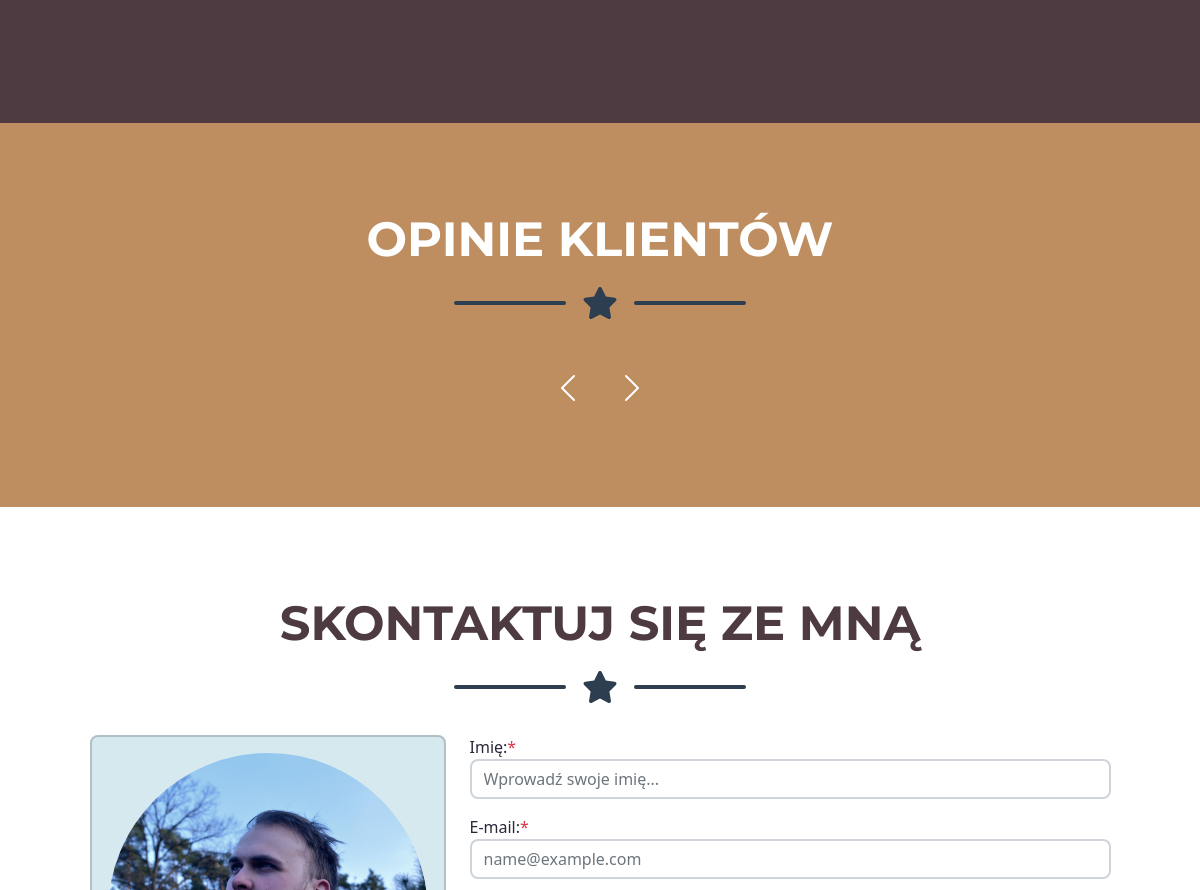
/ (middle part), run on an earlier commit of the app's database.
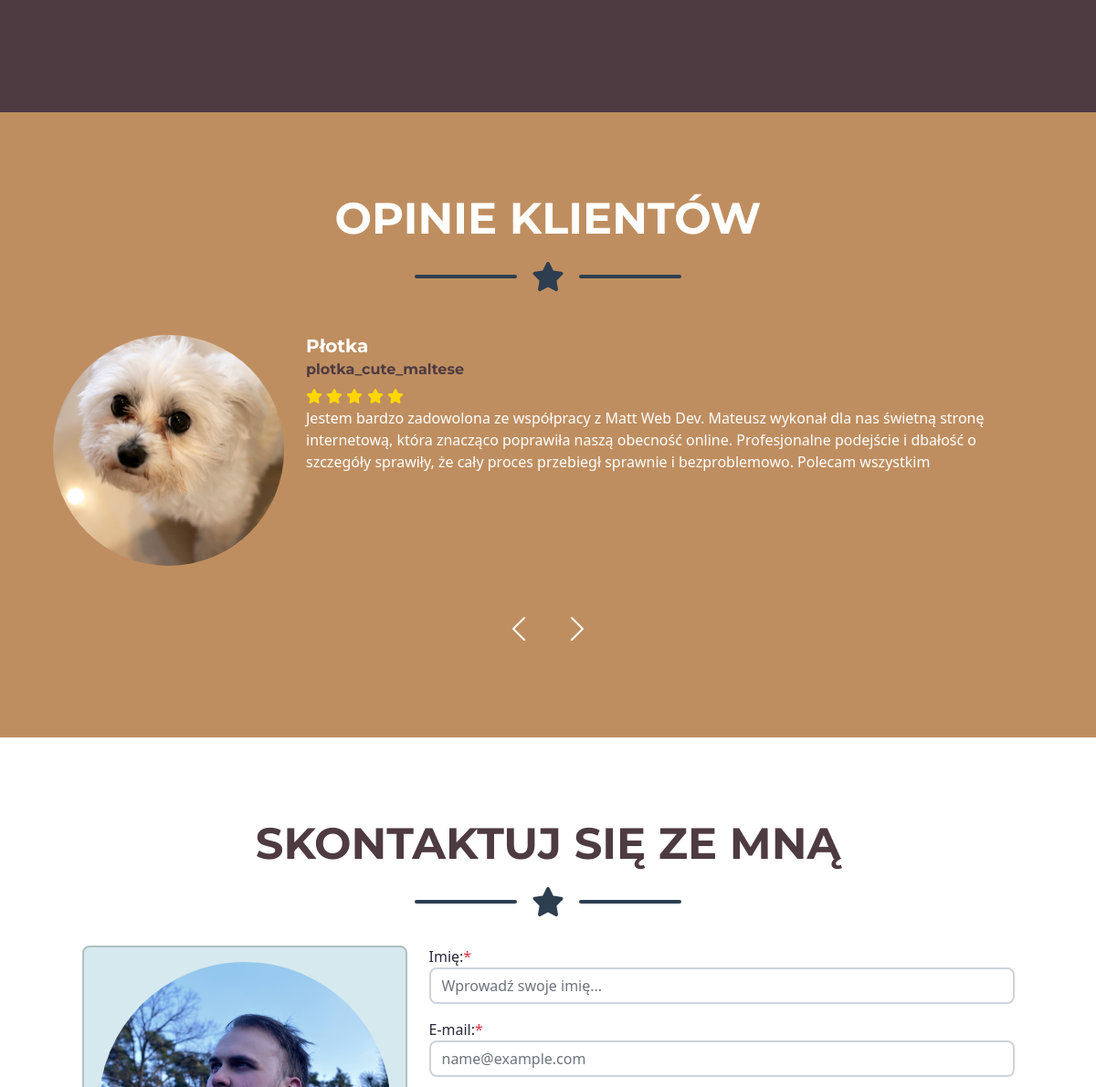
And on a later commit of the database.
### homepage/models.py (models this page shows, shortened)
class Testimonial(models.Model):
    name = models.CharField(max_length=100)
    company = models.CharField(max_length=100)
    image = models.ImageField(upload_to='testimonials/')
    content = models.TextField()

### homepage/views.py (the view)
# urls.py: path('', views.index, name='index'),
def index(request):
    testimonials = Testimonial.objects.all()
    if request.method == 'POST':
        form = ContactForm(request.POST)
        if form.is_valid():
            form.save()
            messages.success(request, 'Formularz został pomyślnie wysłany!')
            return redirect(f"{reverse('index')}#contact")
        else:
            messages.error(request, 'Wystąpił błąd w formularzu. Sprawdź dane i spróbuj ponownie.')
            return redirect(f"{reverse('index')}#contact")
    else:
        form = ContactForm()
    context = {
        'testimonials': testimonials,
        'form': form
    }
    return render(request, 'index.html', context)

### homepage/forms.py
class ContactForm(forms.ModelForm):
    class Meta:
        model = Contact
        fields = ['name', 'email', 'phone', 'company', 'message']  # Dodane pole company
        widgets = {
            'name': forms.TextInput(attrs={'class': 'form-control', 'placeholder': 'Wprowadź swoje imię...'}),
            'email': forms.EmailInput(attrs={'class': 'form-control', 'placeholder': 'name@example.com'}),
            'phone': forms.TextInput(attrs={'class': 'form-control', 'placeholder': '+48 123 456 789', 'maxlength': '9'}),
            'company': forms.TextInput(attrs={'class': 'form-control', 'placeholder': 'Wprowadź nazwę firmy...'}),  # Widget dla pola company
            'message': forms.Textarea(attrs={'class': 'form-control', 'placeholder': 'Wprowadź swoją wiadomość...', 'style': 'height: 10rem'}),
        }
        labels = {
            'name': 'Imię:',
            'email': 'E-mail:',
            'phone': 'Numer telefonu:',
            'company': 'Firma:',  # Etykieta dla pola company
            'message': 'Wiadomość:',
        }

### homepage/templates/index.html (shortened to what this page needs)
{% extends "base.html" %}
{% load static %}
{% block content %}
            <section class="page-section bg-secondary  portfolio" id="portfolio">
                <div class="container">
                    <div class="row justify-content-center">
                    </div>
                </div>
            </section>
            <section class="page-section bg-primary text-white mb-0" id="testimonials">
                <div class="container">
                    <h2 class="page-section-heading text-center text-uppercase text-white">Opinie Klientów</h2>
                    <div class="divider-custom">
                        <div class="divider-custom-line"></div>
                        <div class="divider-custom-icon"><i class="fas fa-star"></i></div>
                        <div class="divider-custom-line"></div>
                    </div>
                    <div id="testimonialCarousel" class="carousel slide" data-bs-ride="carousel">
                        <div class="carousel-inner">
                            {% for testimonial in testimonials %}
                            <div class="carousel-item {% if forloop.first %}active{% endif %}">
                                <div class="card no-border text-dark mb-3">
                                    <div class="card-body">
                                        <div class="row">
                                            <div class="col-md-3 d-flex align-items-center justify-content-center">
                                                <img src="{{ testimonial.image.url }}" class="img-fluid rounded-circle testimonial-image" alt="{{ testimonial.name }}">
                                            </div>
                                            <div class="col-md-9">
                                                <h5 class="card-title text-white">{{ testimonial.name }}</h5>
                                                <h6 class="card-subtitle mb-2 text-secondary">{{ testimonial.company }}</h6>
                                                <div class="stars">
                                                    <i class="fas fa-star"></i>
                                                    <i class="fas fa-star"></i>
                                                    <i class="fas fa-star"></i>
                                                    <i class="fas fa-star"></i>
                                                    <i class="fas fa-star"></i>
                                                </div>
                                                <p class="card-text text-white">{{ testimonial.content }}</p>
                                            </div>
                                        </div>
                                    </div>
                                </div>
                            </div>
                            {% endfor %}
                        </div>
                        <div class="carousel-controls text-center">
                            <button class="carousel-control-prev" type="button" data-bs-target="#testimonialCarousel" data-bs-slide="prev">
                                <span class="carousel-control-prev-icon" aria-hidden="true"></span>
                            </button>
                            <button class="carousel-control-next" type="button" data-bs-target="#testimonialCarousel" data-bs-slide="next">
                                <span class="carousel-control-next-icon" aria-hidden="true"></span>
                            </button>
                        </div>
                    </div>
                </div>
            </section>
<section class="page-section" id="contact">
    <div class="container">
        <h2 class="page-section-heading text-center text-uppercase text-secondary mb-0">Skontaktuj się ze mną</h2>
        <div class="divider-custom">
            <div class="divider-custom-line"></div>
            <div class="divider-custom-icon"><i class="fas fa-star"></i></div>
            <div class="divider-custom-line"></div>
        </div>
        <div class="row justify-content-center">
            <div class="col-lg-4">
                <div class="card bg-matt mb-3">
                    <div class="card-body text-center">
                        <img src="{% static 'assets/img/ryjec2.jpg' %}" class="img-fluid rounded-circle mb-3" alt="Mateusz Krupa">
                    </div>
                </div>
            </div>
            <div class="col-lg-8 col-xl-7">
                <form id="contactForm" method="post" action="{% url 'index' %}">
                    <div class="mb-3">
                        {{ form.name.label_tag }}<span class="text-danger">*</span>
                        {{ form.name }}
                    </div>
                    <div class="mb-3">
                        {{ form.email.label_tag }}<span class="text-danger">*</span>
                        {{ form.email }}
                    </div>
                </form>
            </div>
        </div>
    </div>
    </section>
        {% endblock %}

### homepage/templates/base.html (shortened to what this page needs)
{% load static %}
<!DOCTYPE html>
<html lang="en">
    <head>
        <link href="{% static 'css/styles.css' %}" rel="stylesheet" />
    </head>
    <body id="page-top">
        {% block content %}{% endblock content %}
    </body>
</html>

What changed in the data, as far as the page shows it:
added Testimonial: image (picture), name "Płotka", company "plotka_cute_maltese", content "Jestem bardzo zadowolona ze współpracy z Matt Web Dev. Mateusz wykonał dla nas świetną stronę internetową, która znacząco poprawiła naszą obecność online. Profesjonalne podejście i dbałość o szczegóły sprawiły, że cały proces przebiegł sprawnie i bezproblemowo. Polecam wszystkim"
